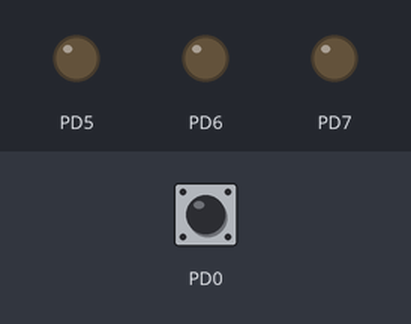
Bench run of a program on a simulated ATmega32, built with avr-gcc and emulated at 8 MHz. Parts: output pins drawn as LEDs (lit = HIGH). The test bench sets the inputs (shaded band); at power-on: PD0 LOW.

Above: at 1.2 s.
1.3 s: PD0 driven HIGH
At 2.3 s:
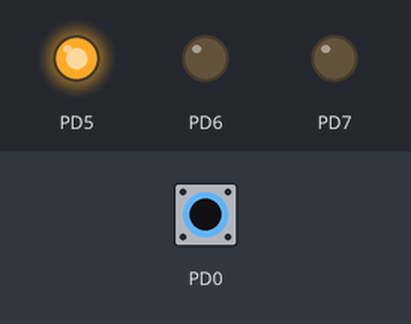
2.8 s: PD0 pulsed LOW 5 times (0.12 s each, 0.3 s apart)
At 3.07 s:
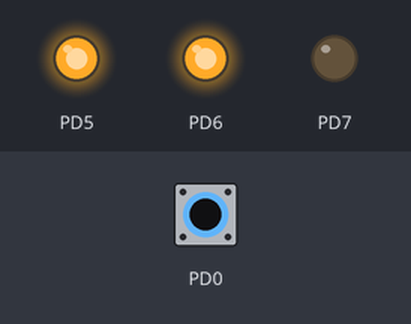
Timing chart, 0 to 5.8 s (numbered marks = the images above; inputs shaded):
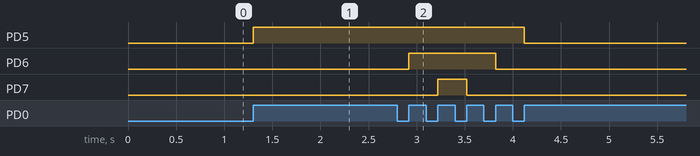

Measured:
- after the input at 1.3 s, PD5: LOW → HIGH at once
- after the input at 2.8 s, PD5: HIGH → LOW after 1.3 s; PD6: LOW → HIGH after 0.12 s, → LOW 0.90 s later; PD7: LOW → HIGH after 0.42 s, → LOW 0.30 s later

The program:

main.c
```c
/*
 * Three Leds with Switch.c
 *
 * Created: 9/5/2023 2:13:15 PM
 * Author : Mostafa Edrees
 */
#define F_CPU 8000000

#include "DIO_Interface.h"
#include "Utils.h"
#include <util/delay.h>


int main(void)
{
	/* Clear the first pin (PIN0) of the Data Direction Register D (DDRD) to configure it as an input pin. */
	CLEAR_BIT(DDRD, PIN0);

	/* Clear the first pin (PIN0) of the Port D (PORTD) to disable any pull-up resistor on this pin. */
	CLEAR_BIT(PORTD, PIN0);

	/* Set the fifth (PIN5), sixth (PIN6), and seventh (PIN7) pins of the Data Direction Register D (DDRD) to configure them as output pins. */
	SET_BIT(DDRD, PIN5);
	SET_BIT(DDRD, PIN6);
	SET_BIT(DDRD, PIN7);

	/* Declare integer variables for loop control and an array to store LED pins. */
	int i;
	int LEDs[] = {PIN5, PIN6, PIN7};

	/* Enter the main application loop. */
	while (1)
	{
		/* Initialize the loop control variable 'i' to 0. */
		i = 0;

		/* Start a loop to handle LED control based on button presses. */
		while(i < 3)
		{
			/* Check if the first pin (PIN0) of Port D (PIND) is high (button press detected). */
			if(READ_BIT(PIND, PIN0) == 1)
			{
				/* Set the corresponding LED pin and increment 'i'. */
				SET_BIT(PORTD, LEDs[i++]);

				/* Wait until the button is released (single press). */
				while(READ_BIT(PIND, PIN0) == 1);
			}
		}

		/* Start a loop to handle LED control based on button releases. */
		while(i > 0)
		{
			/* Check if the first pin (PIN0) of Port D (PIND) is high (button release detected). */
			if(READ_BIT(PIND, PIN0) == 1)
			{
				/* Clear the corresponding LED pin and decrement 'i'. */
				CLEAR_BIT(PORTD, LEDs[--i]);

				/* Wait until the button is released. */
				while(READ_BIT(PIND, PIN0) == 1);
			}
		}
	}
}
```

Utils.h
```c
/*
 * Utils.h
 *
 * Created: 9/5/2023 1:26:49 AM
 *  Author: Mostafa Edrees
 */


#ifndef UTILS_H_
#define UTILS_H_

/* Macro to set a specific bit in a register. */
#define SET_BIT(Reg, Bit_Num) (Reg |= (1 << Bit_Num))

/* Macro to clear (reset) a specific bit in a register. */
#define CLEAR_BIT(Reg, Bit_Num) (Reg &= ~(1 << Bit_Num))

/* Macro to toggle (invert) a specific bit in a register. */
#define TOGGLE_BIT(Reg, Bit_Num) (Reg ^= (1 << Bit_Num))

/* Macro to read the value of a specific bit in a register. */
#define READ_BIT(Reg, Bit_Num) ((Reg >> Bit_Num) & 1)


#endif /* UTILS_H_ */
```

DIO_Interface.h
```c
/*
 * DIO_Interface.h
 *
 * Created: 9/5/2023 1:27:02 AM
 *  Author: Mostafa Edrees
 */


#ifndef DIO_INTERFACE_H_
#define DIO_INTERFACE_H_

/* Define macros for accessing PORTA, DDRA, and PINA registers */
#define PORTA   *((volatile unsigned char *)0x3B)
#define DDRA    *((volatile unsigned char *)0x3A)
#define PINA    *((volatile unsigned char *)0x39)

/* Define macros for accessing PORTB, DDRB, and PINB registers */
#define PORTB   *((volatile unsigned char *)0x38)
#define DDRB    *((volatile unsigned char *)0x37)
#define PINB    *((volatile unsigned char *)0x36)

/* Define macros for accessing PORTC, DDRC, and PINC registers */
#define PORTC   *((volatile unsigned char *)0x35)
#define DDRC    *((volatile unsigned char *)0x34)
#define PINC    *((volatile unsigned char *)0x33)

/* Define macros for accessing PORTD, DDRD, and PIND registers */
#define PORTD   *((volatile unsigned char *)0x32)
#define DDRD    *((volatile unsigned char *)0x31)
#define PIND    *((volatile unsigned char *)0x30)

/* Define constants for individual pins */
#define PIN0    0
#define PIN1    1
#define PIN2    2
#define PIN3    3
#define PIN4    4
#define PIN5    5
#define PIN6    6
#define PIN7    7

#endif /* DIO_INTERFACE_H_ */
```
